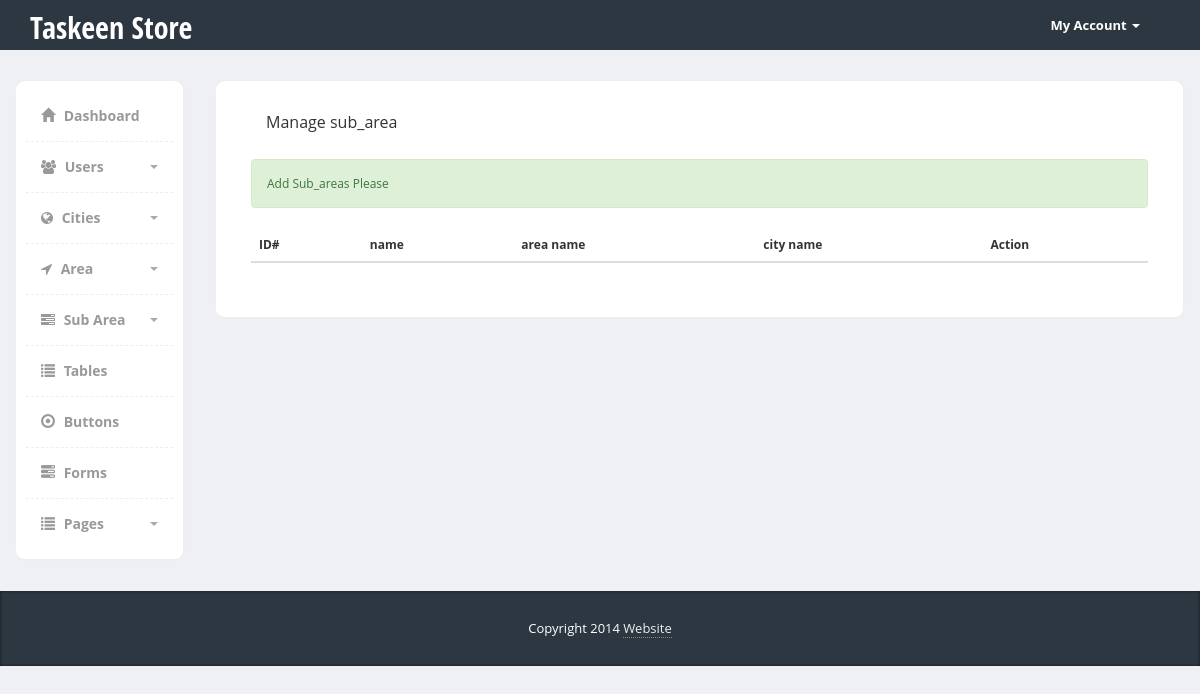
/Admin/sub_area.php (signed in), run on an earlier commit of the app's database.
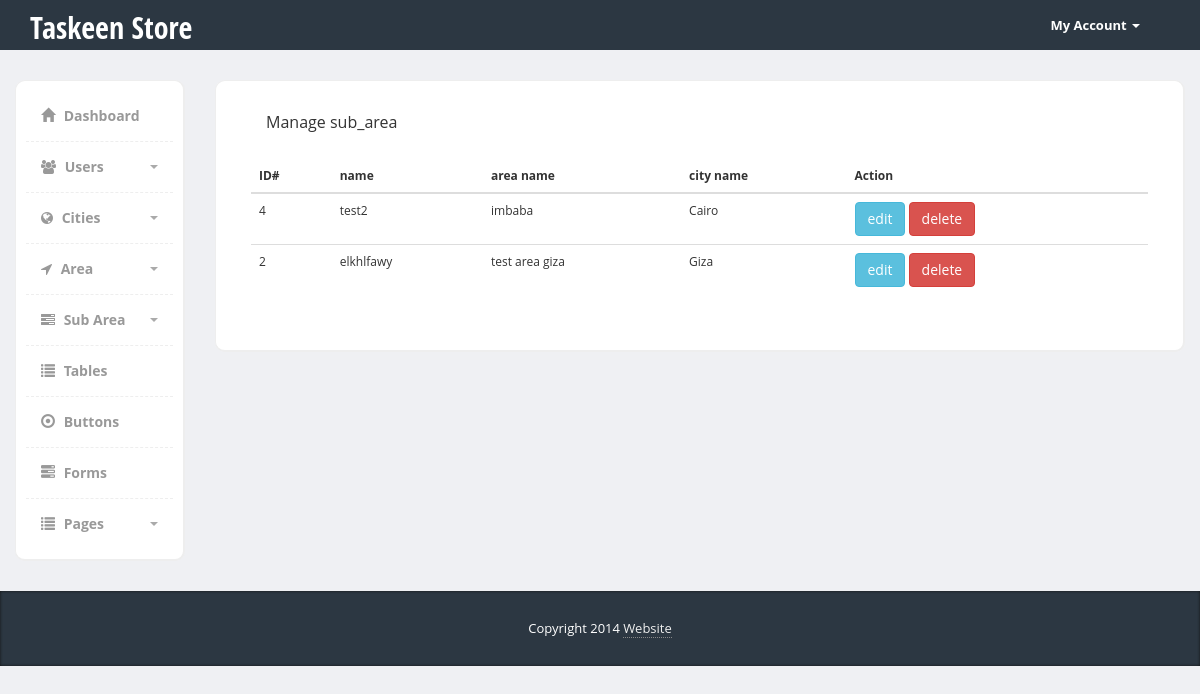
And on a later commit of the database.
### tables this page shows
CREATE TABLE `sub_area` (
  `id` int(11) NOT NULL,
  `name` varchar(255) NOT NULL,
  `city_id` int(10) NOT NULL,
  `area_id` int(10) NOT NULL
);

CREATE TABLE `area` (
  `id` int(11) NOT NULL,
  `name` varchar(255) NOT NULL,
  `city_id` int(10) NOT NULL
);

CREATE TABLE `city` (
  `id` int(11) NOT NULL,
  `name` varchar(255) NOT NULL
);

### Admin/sub_area.php (the view, shortened to what this page needs)
<?php
    if (isset($_SESSION["admin_mail"])) {
        include "init.php";
        $do = isset($_GET['do']) ? $_GET['do'] : 'Manage';
?>
<div class="page-content">
    <div class="row">
        <?php
        include "includes/templates/sidebar.php";
        ?>
        <?php if ($do == 'Manage'): ?>
        <div class="col-md-10">
            <div class="content-box-large">
                <div class="panel-heading">
                    <div class="panel-title">
                        Manage sub_area
                    </div>
                </div>
                <?php
                    $stmt = $conn->prepare("SELECT
                                                sub_area.*,
                                                city.name AS CITY_NAME,
                                                city.id AS CITY_ID,
                                                area.name AS AREA_NAME,
                                                area.id AS AREA_ID
                                             FROM
                                                sub_area
                                             INNER JOIN
                                                city
                                             ON
                                               city.id = sub_area.city_id
                                             INNER JOIN
                                                area
                                             ON
                                               area.id = sub_area.area_id
                                             ORDER BY
                                                id
                                             DESC");
                    $stmt->execute();
                    $rows = $stmt->fetchAll();
                    $count = $stmt->rowCount();
                ?>
                <div class="panel-body">
                    <div class="table-responsive">
                        <table class="table">
                            <thead>
                                <tr>
                                    <th>ID#</th>
                                    <th>name</th>
                                    <th>area name</th>
                                    <th>city name</th>
                                    <th>Action</th>
                                </tr>
                            </thead>
                            <tbody>
                                <?php if ($count > 0): ?>
                                    <?php foreach ($rows as $row): ?>
                                        <tr>
                                            <td><?php echo $row['id']; ?></td>
                                            <td><?php echo $row['name']; ?></td>
                                            <td><?php echo $row['AREA_NAME']; ?></td>
                                            <td><?php echo $row['CITY_NAME']; ?></td>
                                            <td>
                                               <a href="sub_area.php?do=Edit&sub_areaId=<?php echo $row['id']; ?>" class="btn btn-info">edit</a>
                                               <a href="sub_area.php?do=Delete&sub_areaId=<?php echo $row['id']; ?>" class="btn btn-danger">delete</a>
                                            </td>
                                        </tr>
                                    <?php endforeach; ?>
                                <?php else: ?>
                                    <tr>
                                        <div class="alert alert-success">Add Sub_areas Please</div>
                                    </tr>
                                <?php endif; ?>
                            </tbody>
                        </table>
                    </div>
                </div>
            </div>
        </div>
        <?php endif; ?>
  </div>
</div>
<?php
        include "includes/templates/footer.php";
    }else {
        header ("Location: login.php");
        exit();
    }
?>

What changed in the data, as far as the page shows it:
added sub_area: id "4", name "test2", area.name "imbaba", city.name "Cairo"
added sub_area: id "2", name "elkhlfawy", area.name "test area giza", city.name "Giza"
Also different on the page:
text no longer shown: "Add Sub_areas Please"
